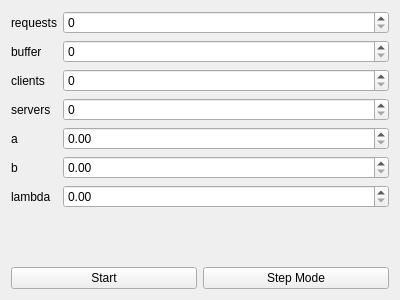
<?xml version="1.0" encoding="UTF-8"?>
<ui version="4.0">
 <class>ParametersWindow</class>
 <widget class="QWidget" name="ParametersWindow">
  <property name="geometry">
   <rect>
    <x>0</x>
    <y>0</y>
    <width>400</width>
    <height>300</height>
   </rect>
  </property>
  <property name="windowTitle">
   <string>Form</string>
  </property>
  <layout class="QHBoxLayout" name="horizontalLayout">
   <item>
    <layout class="QVBoxLayout" name="verticalLayout">
     <item>
      <layout class="QFormLayout" name="formLayout">
       <item row="0" column="1">
        <widget class="QSpinBox" name="requestsSpinBox"/>
       </item>
       <item row="1" column="1">
        <widget class="QSpinBox" name="bufferSpinBox"/>
       </item>
       <item row="2" column="1">
        <widget class="QSpinBox" name="clientsSpinBox"/>
       </item>
       <item row="3" column="1">
        <widget class="QSpinBox" name="serversSpinBox"/>
       </item>
       <item row="4" column="1">
        <widget class="QDoubleSpinBox" name="aDoubleSpinBox"/>
       </item>
       <item row="5" column="1">
        <widget class="QDoubleSpinBox" name="bDoubleSpinBox"/>
       </item>
       <item row="6" column="1">
        <widget class="QDoubleSpinBox" name="lambdaDoubleSpinBox"/>
       </item>
       <item row="0" column="0">
        <widget class="QLabel" name="label">
         <property name="text">
          <string>requests</string>
         </property>
        </widget>
       </item>
       <item row="1" column="0">
        <widget class="QLabel" name="label_2">
         <property name="text">
          <string>buffer</string>
         </property>
        </widget>
       </item>
       <item row="2" column="0">
        <widget class="QLabel" name="label_3">
         <property name="text">
          <string>clients</string>
         </property>
        </widget>
       </item>
       <item row="3" column="0">
        <widget class="QLabel" name="label_4">
         <property name="text">
          <string>servers</string>
         </property>
        </widget>
       </item>
       <item row="4" column="0">
        <widget class="QLabel" name="label_5">
         <property name="text">
          <string>a</string>
         </property>
        </widget>
       </item>
       <item row="5" column="0">
        <widget class="QLabel" name="label_6">
         <property name="text">
          <string>b</string>
         </property>
        </widget>
       </item>
       <item row="6" column="0">
        <widget class="QLabel" name="label_7">
         <property name="text">
          <string>lambda</string>
         </property>
        </widget>
       </item>
      </layout>
     </item>
     <item>
      <layout class="QHBoxLayout" name="horizontalLayout_2">
       <item>
        <widget class="QPushButton" name="startButton">
         <property name="text">
          <string>Start</string>
         </property>
        </widget>
       </item>
       <item>
        <widget class="QPushButton" name="stepModeButton">
         <property name="text">
          <string>Step Mode</string>
         </property>
        </widget>
       </item>
      </layout>
     </item>
    </layout>
   </item>
  </layout>
 </widget>
 <resources/>
 <connections/>
</ui>
